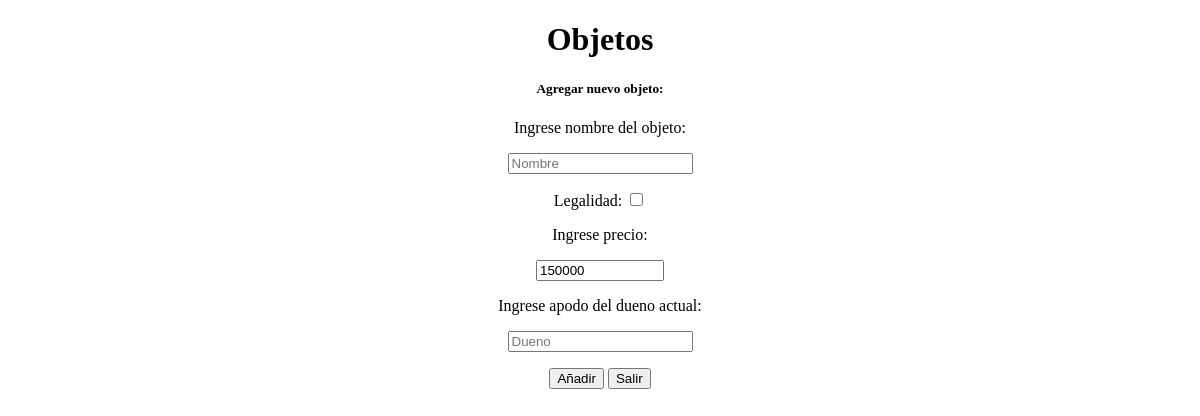
The page /objetos on the database as committed earlier.
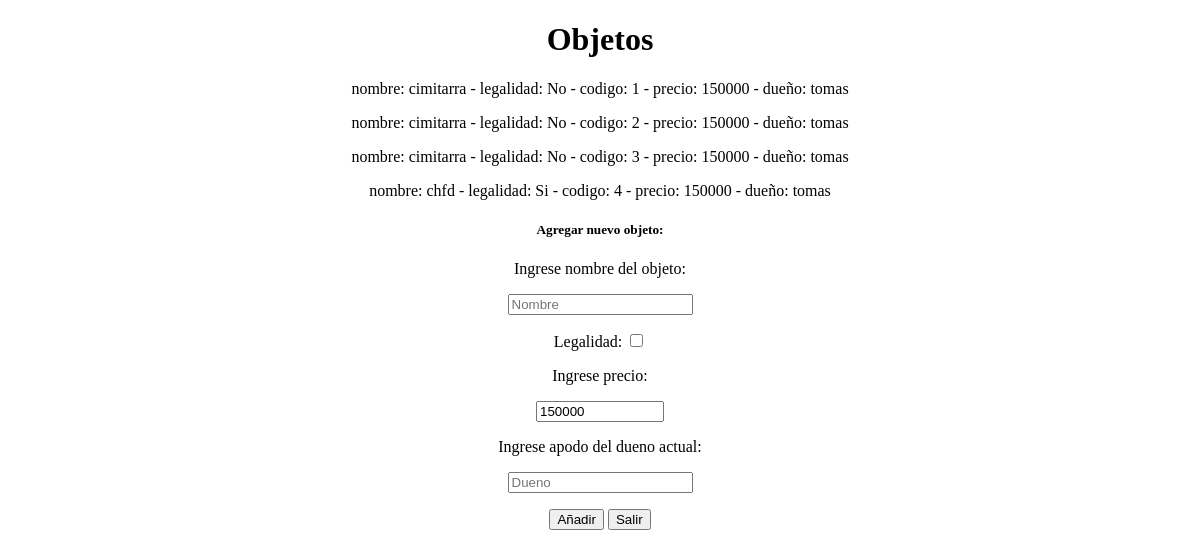
The same page on the database as committed later.
### app.py (models this page shows)
class objeto(db.Model):
    nombre = db.Column(db.String(126))
    legalidad = db.Column(db.Boolean, nullable=False)
    codigo = db.Column(db.Integer, nullable=False, primary_key=True)
    precio = db.Column(db.Integer, nullable=False)
    dueno_act = db.Column(db.String(126), db.ForeignKey('personas.apodo'))

### app.py (the view)
@app.route("/objetos")
def objetos():
    object = objeto.query.all()
    return render_template("objetos.html", object = object)

### templates/objetos.html (shortened to what this page needs)
{% extends "base.html" %}
{% block content %}
<center><h1>Objetos</h1>
  {% for obj in object %}
  {% if obj.legalidad %}
  <p> nombre: {{ obj.nombre }} - legalidad: Si - codigo: {{ obj.codigo }} - precio: {{ obj.precio }} - dueño: {{ obj.dueno_act }} </br> </p>
  {% else %}
  <p> nombre: {{ obj.nombre }} - legalidad: No - codigo: {{ obj.codigo }} - precio: {{ obj.precio }} - dueño: {{ obj.dueno_act }} </br> </p>
  {% endif %}
  {% endfor %}
  <form method="get" action="{{ url_for('addobject2') }}">
      <p><h5>Agregar nuevo objeto:</h5></p>
      <p>Ingrese nombre del objeto:</p>
      <p><input name="name" type="text" placeholder="Nombre" required></p>
      <p>Legalidad: <input name="legal" type="checkbox" value="legal"></p>
      <p>Ingrese precio:</p>
      <p><input name="price" type="number" min="0" max="99999999999" value="150000"></p>
      <p>Ingrese apodo del dueno actual:</p>
      <p><input name="actual" type="text" placeholder="Dueno" required></p>
      <p><input type="submit" value="Añadir">
      <input type="button" value="Salir"onclick="location.href='http://localhost:3000'" ></p>
  </form></center>
{% endblock %}

### templates/base.html (shortened to what this page needs)
<!DOCTYPE html>
<html lang="en">
<head>
</head>
    <body>
        {% block content %}
        {% endblock %}
    </body>
</html>

Rows that differ between the two databases and show on the page:
added objeto: nombre "cimitarra", codigo "1", precio "150000", dueno_act "tomas"
added objeto: nombre "cimitarra", codigo "2", precio "150000", dueno_act "tomas"
added objeto: nombre "cimitarra", codigo "3", precio "150000", dueno_act "tomas"
added objeto: nombre "chfd", codigo "4", precio "150000", dueno_act "tomas"
